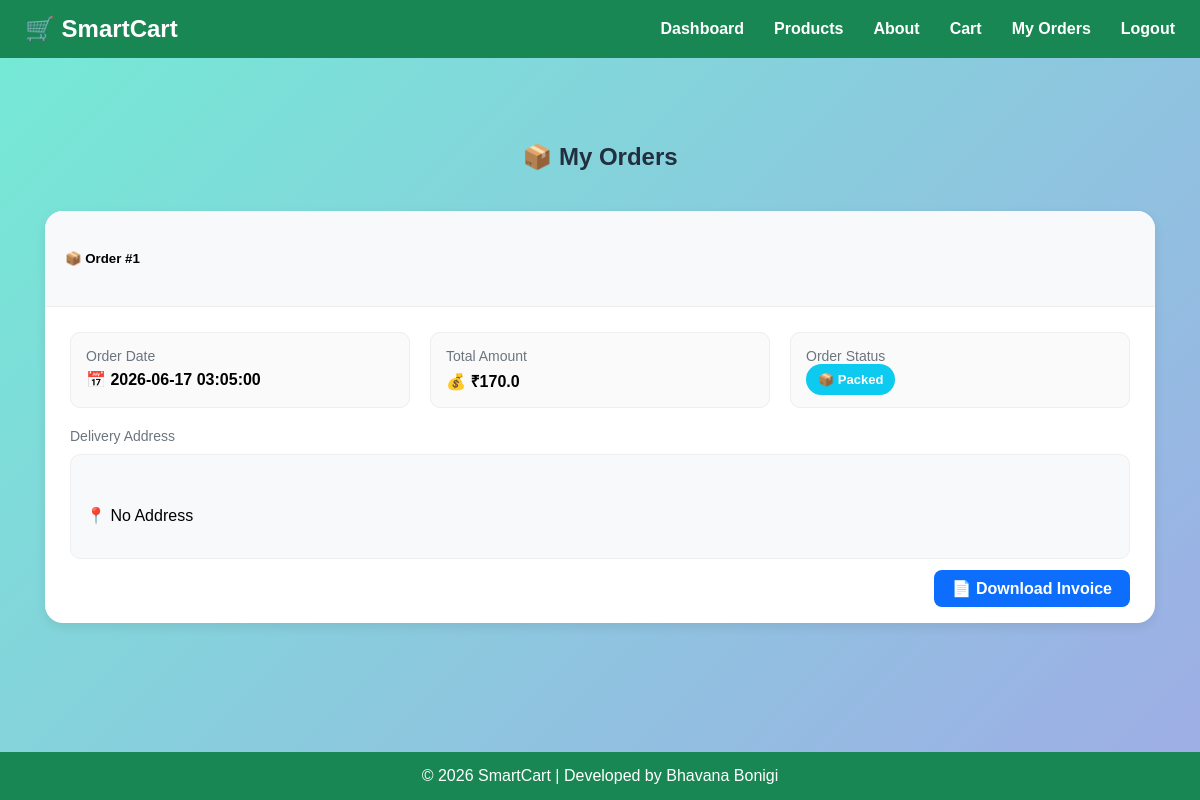
/user/my-orders (signed in), run on the app's committed database.
### tables this page shows
CREATE TABLE orders (
    order_id INTEGER PRIMARY KEY AUTOINCREMENT,
    user_id INTEGER NOT NULL,
    razorpay_order_id TEXT,
    razorpay_payment_id TEXT,
    amount REAL,
    payment_status TEXT,
    created_at TIMESTAMP DEFAULT CURRENT_TIMESTAMP,
    status TEXT DEFAULT 'To Be Packed',
    shipping_address TEXT,
    FOREIGN KEY(user_id) REFERENCES users(user_id)
);

### app.py (the view)
@app.route('/user/my-orders')
def my_orders():
    if 'user_id' not in session:
        flash("Please login!", "danger")
        return redirect('/user-login')
    conn = get_db_connection()
    cursor = conn.cursor()
    cursor.execute("""
        SELECT *
        FROM orders
        WHERE user_id=?
        ORDER BY created_at DESC
    """, (session['user_id'],))
    orders = cursor.fetchall()
    cursor.close()
    conn.close()
    return render_template(
        'user/my_orders.html',
        orders=orders
    )

### database.py (called while the page is built)
def get_db_connection():
    conn = sqlite3.connect("smartcart.db")
    conn.row_factory = sqlite3.Row
    return conn

### templates/user/my_orders.html (shortened to what this page needs)
{% extends 'user/user_base.html' %}
{% block content %}
<div class="orders-container">
<h2 class="orders-title">
    📦 My Orders
</h2>
{% if orders %}
    {% for order in orders %}
    <div class="order-card">
        <div class="order-header">
            <h5>
                📦 Order #{{ order.order_id }}
            </h5>
        </div>
        <div class="order-body">
            <div class="order-grid">
                <div class="order-box">
                    <div class="label">
                        Order Date
                    </div>
                    <strong>
                        📅 {{ order.created_at }}
                    </strong>
                </div>
                <div class="order-box">
                    <div class="label">
                        Total Amount
                    </div>
                    <strong>
                        💰 ₹{{ order.amount }}
                    </strong>
                </div>
                <div class="order-box">
                    <div class="label">
                        Order Status
                    </div>
                    {% if order.status == 'To Be Packed' %}
                        <span class="badge-status pending">
                            📦 To Be Packed
                        </span>
                    {% elif order.status == 'Packed' %}
                        <span class="badge-status packed">
                            📦 Packed
                        </span>
                    {% elif order.status == 'Shipped' %}
                        <span class="badge-status shipped">
                            🚚 Shipped
                        </span>
                    {% elif order.status == 'Out For Delivery' %}
                        <span class="badge-status delivery">
                            🛵 Out For Delivery
                        </span>
                    {% elif order.status == 'Delivered' %}
                        <span class="badge-status delivered">
                            ✅ Delivered
                        </span>
                    {% else %}
                        <span class="badge-status other">
                            {{ order.status }}
                        </span>
                    {% endif %}
                </div>
            </div>
            <div>
                <div class="label">
                    Delivery Address
                </div>
                <div class="address-box">
                    📍 {{ order.shipping_address }}
                </div>
            </div>
            <div class="invoice-section">
                <a href="/user/download-invoice/{{ order.order_id }}"
                   class="invoice-btn">
                    📄 Download Invoice
                </a>
            </div>
        </div>
    </div>
    {% endfor %}
{% endif %}
</div>
{% endblock %}

### static/style.css (style rules this page uses)
html, body { height:100%; margin:0; padding:0; }
body { font-family: Arial, sans-serif; background: linear-gradient(135deg, #74ebd5, #9face6); min-height:100vh; display:flex; flex-direction:column; }
h1,h2,h3 { text-align:center; color:#2c3e50; margin-top:20px; }
a { text-decoration:none; font-weight:bold; }

### templates/user/my_orders.html (style rules this page uses)
.orders-container { max-width:1200px; margin:30px auto; padding:15px; }
.orders-title { text-align:center; color:#232f3e; margin-bottom:40px; font-weight:700; }
.order-card { background:white; border-radius:18px; box-shadow:0 4px 12px rgba(0,0,0,0.08); overflow:hidden; margin-bottom:30px; }
.order-header { background:#f8f9fa; padding:18px 20px; border-bottom:1px solid #eee; }
.order-body { padding:25px; }
.order-grid { display:grid; grid-template-columns:repeat(3,1fr); gap:20px; margin-bottom:20px; }
.order-box { background:#fafafa; padding:15px; border-radius:10px; border:1px solid #eee; }
.label { color:#6c757d; font-size:14px; margin-bottom:6px; }
.address-box { background:#f8f9fa; padding:15px; border-radius:10px; border:1px solid #eee; white-space:pre-line; margin-top:10px; }
.invoice-section { text-align:right; margin-top:20px; }
.invoice-btn { background:#0d6efd; color:white; text-decoration:none; padding:10px 18px; border-radius:8px; font-weight:600; }
.badge-status { padding:8px 12px; border-radius:20px; color:white; font-size:13px; font-weight:600; }
.packed { background:#0dcaf0; }

### data on the page
orders: order_id "1", created_at "2026-06-17 03:05:00", amount "170.0", status "📦 Packed", shipping_address "No Address"
